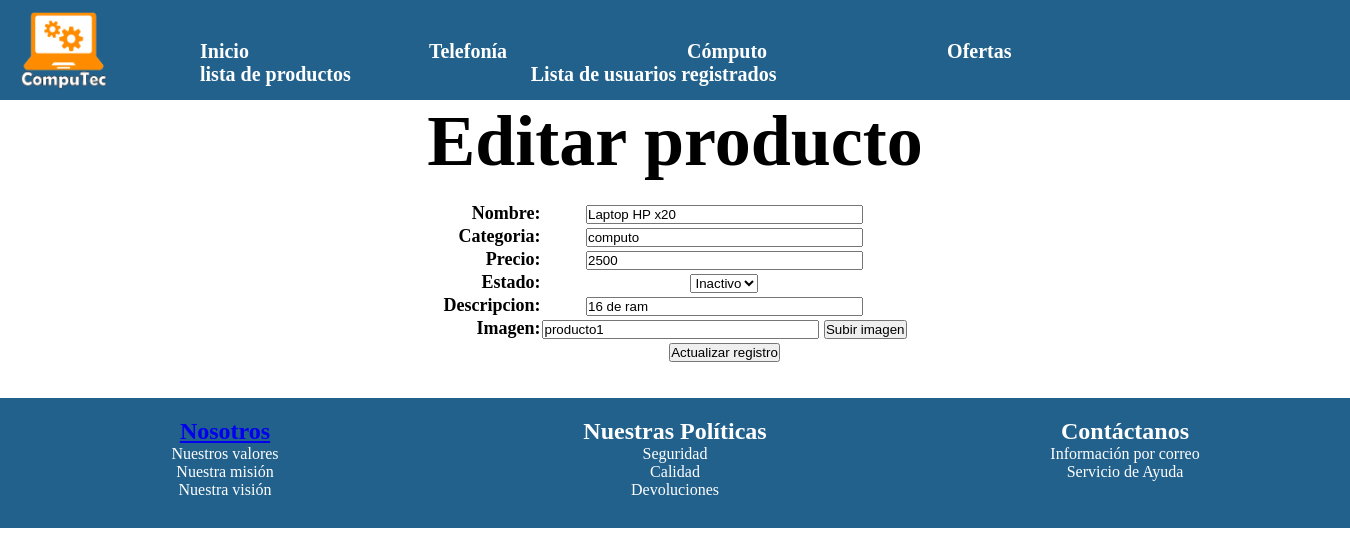
Page /admin/productos_edit.php?recordID=1 on the committed database.
### tables this page shows
CREATE TABLE IF NOT EXISTS `tblproducto` (
  `idProductos` int(11) NOT NULL AUTO_INCREMENT,
  `strNombre` varchar(50) NOT NULL,
  `categoria` varchar(50) NOT NULL,
  `dblPrecio` double NOT NULL,
  `intEstado` int(11) NOT NULL,
  `strDescripcion` varchar(150) NOT NULL,
  `strImagen` varchar(50) NOT NULL,
  PRIMARY KEY (`idProductos`)
);

### admin/productos_edit.php (the view, shortened to what this page needs)
<?php require_once('../conexion/conexionbd.php'); ?>
<?php
$editFormAction = $_SERVER['PHP_SELF'];
if (isset($_SERVER['QUERY_STRING'])) {
  $editFormAction .= "?" . htmlentities($_SERVER['QUERY_STRING']);
}
$varProducto_datosproductos = "0";
if (isset($_GET["recordID"])) {
  $varProducto_datosproductos = $_GET["recordID"];
}
mysqli_select_db( $conexionbd,$database_conexionbd);
$varproducto=$varProducto_datosproductos;
$query_datosproductos = "SELECT * FROM tblproducto WHERE tblproducto.idProductos = '$varproducto'";
$datosproductos = mysqli_query( $conexionbd,$query_datosproductos) or die(mysqli_error());
$totalRows_datosproductos = mysqli_num_rows($datosproductos);$varProducto_datosproductos = "0";
if (isset($_GET["recordID"])) {
  $varProducto_datosproductos = $_GET["recordID"];
}
mysqli_select_db( $conexionbd,$database_conexionbd);
$varproducto=$varProducto_datosproductos;
$query_datosproductos = "SELECT * FROM tblproducto WHERE tblproducto.idProductos = '$varproducto'";
$datosproductos = mysqli_query( $conexionbd,$query_datosproductos) or die(mysqli_error());
$row_datosproductos = mysqli_fetch_assoc($datosproductos);
?>
<!doctype html>
<html>
<head>
<link rel="stylesheet" type="text/css" href="../estilos/estilos.css" />
  <link rel="stylesheet" type="text/css" href="../estilos/slider_style.css">
</head>
<body id="cuerpo">
	<div id="principal">
		<div id="cabecera">
			<div id="logo"><img src="../imagenes/compuTec.png" width="90" height="80" alt="logoCompuTec" /></div>
				<div id="menuHorizontal">
					<ul class="menuH">
						<li class="menuH"><a href="index_admi.php">Inicio</a></li>
						<li class="menuH"><a href="#">Telefonía</a></li>
						<li class="menuH"><a href="#">Cómputo</a></li>
						<li class="menuH"><a href="#">Ofertas</a></li>
						<li class="menuH"><a href="listaproducto.php">lista de productos</a></li>
						<li class="menuH"><a href="usuarios_lista.php">Lista de usuarios registrados</a></li>
					</ul>
				</div>
		</div>
  		<div id="contenido">
  <div align="center">
    <h1>Editar producto</h1>
    <p>&nbsp;</p>
    <form action="<?php echo $editFormAction; ?>" method="post" name="form1" id="form1">
      <table align="center">
        <tr valign="baseline">
          <td nowrap="nowrap" align="right">Nombre:</td>
          <td><input type="text" name="strNombre" value="<?php echo htmlentities($row_datosproductos['strNombre'], ENT_COMPAT, 'iso-8859-1'); ?>" size="32" /></td>
        </tr>
        <tr valign="baseline">
          <td nowrap="nowrap" align="right">Categoria:</td>
          <td><input type="text" name="strSeo" value="<?php echo htmlentities($row_datosproductos['categoria'], ENT_COMPAT, 'iso-8859-1'); ?>" size="32" /></td>
        </tr>
        <tr valign="baseline">
          <td nowrap="nowrap" align="right">Precio:</td>
          <td><input type="text" name="dblPrecio" value="<?php echo htmlentities($row_datosproductos['dblPrecio'], ENT_COMPAT, 'iso-8859-1'); ?>" size="32" /></td>
        </tr>
        <tr valign="baseline">
          <td nowrap="nowrap" align="right">Estado:</td>
          <td><select name="intEstado">
            <option value="0" <?php if (!(strcmp(0, htmlentities($row_datosproductos['intEstado'], ENT_COMPAT, 'iso-8859-1')))) {echo "SELECTED";} ?>>Inactivo</option>
          </select></td>
        </tr>
        <tr valign="baseline">
          <td nowrap="nowrap" align="right">Descripcion:</td>
          <td><input type="text" name="strDescripcion" value="<?php echo htmlentities($row_datosproductos['strDescripcion'], ENT_COMPAT, 'iso-8859-1'); ?>" size="32" /></td>
        </tr>
        <tr valign="baseline">
          <td nowrap="nowrap" align="right">Imagen:</td>
          <td><input type="text" name="strImagen" value="<?php echo htmlentities($row_datosproductos['strImagen'], ENT_COMPAT, 'iso-8859-1'); ?>" size="32" />
            <input type="button" name="button" id="button" value="Subir imagen" onclick="javascrip:subirimagen();"=/></td>
        </tr>
        <tr valign="baseline">
          <td nowrap="nowrap" align="right">&nbsp;</td>
          <td><input type="submit" value="Actualizar registro" /></td>
        </tr>
      </table>
    </form>
    <p>&nbsp;</p>
  </div>
		</div><br>
		<div id="pie" >
			<div align="center" class="pieorden">
				<div class="pie1">
				<a href="nosotrosA.php"><h2>Nosotros</h2></a>
					<p>Nuestros valores</p>
					<p>Nuestra misión</p>
					<p>Nuestra visión</p>
				</div>
				<div class="pie1"><h2>Nuestras Políticas</h2>
					<p>Seguridad </p>
					<p>Calidad </p>
					<p>Devoluciones</p>
				</div>
				<div class="pie1"><h2>Contáctanos</h2>
					<p>Información por correo</p>
					<p>Servicio de Ayuda</p>
				</div>
			</div>
		</div>
	</div>
</body>
</html>

### estilos/estilos.css (style rules this page uses)
* { margin: 0px; padding: 0px; }
#cuerpo { background-color: white; }
#principal { background-color: white; width: auto; height: auto; clip: rect(auto,auto,auto,auto); margin-right: auto; margin-left: auto; padding-right: auto; padding-left: auto; font-size: 14px; }
#principal #pie { height: 130px; width: auto; background-color: #21618C; }
#principal #cabecera { background-color: #21618C; height: 100px; width: auto; }
#principal #cabecera #logo { padding-left: 20px; padding-top: 10px; float: left; }
.menuH li a { font-size: 20px; font-weight: bold; color: #FFF; text-decoration: none; }
ul.menuH { margin: 0; padding-top: 40px; }
ul.menuH li { display: block; float: left; padding: 0 90px; }
#principal #contenido { background-color: white; height: auto; width: 1340px; clip: rect(auto,auto,auto,auto); margin-right: auto; margin-left: auto; padding-right: auto; padding-left: auto; text-align: center; }
#principal #contenido div { font-size: 36px; color: #000; font-weight: bold; }
#principal #contenido { font-size: 16px; text-align: left; }
#principal #contenido table { font-size: 18px; text-align: center; color: #000; }
#principal #contenido p { font-weight: bold; font-size: 16px; text-align: center; }
#principal #contenido #form1 { float: none; }
.pie1 { font-size: 16px; color: #FFF; width: 390px; float: center; margin: 10px; padding: 10px; }
.pieorden { display: flex; justify-content: space-around; }

### rows in the picture
tblproducto: strNombre "Laptop HP x20", strSeo "computo", dblPrecio "2500", strDescripcion "16 de ram", strImagen "producto1"
